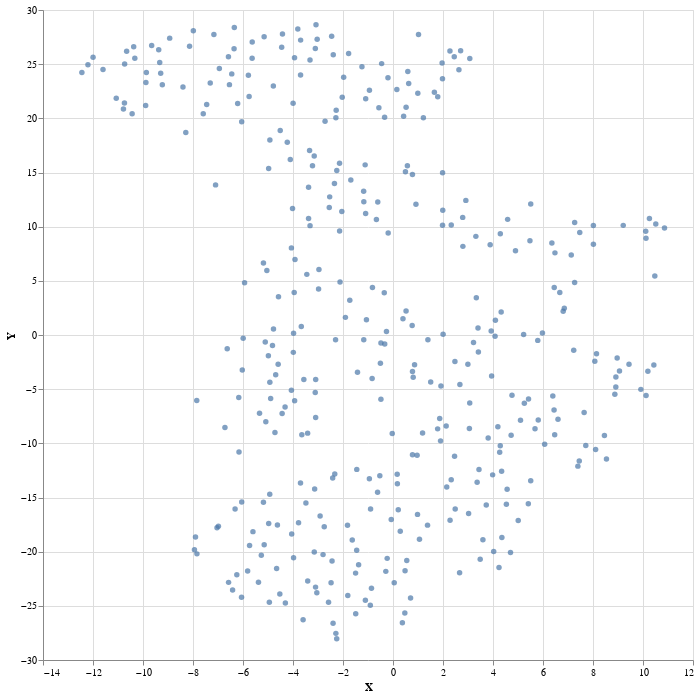

The notebook cell saved with this chart:
### Code cell
document_clusters = pd.DataFrame(reduced_docs, columns=['X', 'Y'])
document_clusters['NAME'] = manifest['NAME'].copy()

alt.Chart(document_clusters).mark_circle(size=30).encode(
    x='X',
    y='Y',
    tooltip='NAME'
).properties(height=650, width=650).interactive()

### Figure 1 — Vega-Lite specification as saved in the notebook (floating-point values rounded to 4 significant figures; data arrays with more than 128 entries replaced by an {"elided": "..."} marker saying what was removed)
{"config": {"view": {"continuousWidth": 400, "continuousHeight": 300}}, "data": {"name": "data-6bfa873b30ee6d2186da364d726b3cb8"}, "mark": {"type": "circle", "size": 30}, "encoding": {"tooltip": {"field": "NAME", "type": "nominal"}, "x": {"field": "X", "type": "quantitative"}, "y": {"field": "Y", "type": "quantitative"}}, "height": 650, "selection": {"selector002": {"type": "interval", "bind": "scales", "encodings": ["x", "y"]}}, "width": 650, "$schema": "https://vega.github.io/schema/vega-lite/v4.17.0.json", "datasets": {"data-6bfa873b30ee6d2186da364d726b3cb8": {"elided": "379 records"}}}
